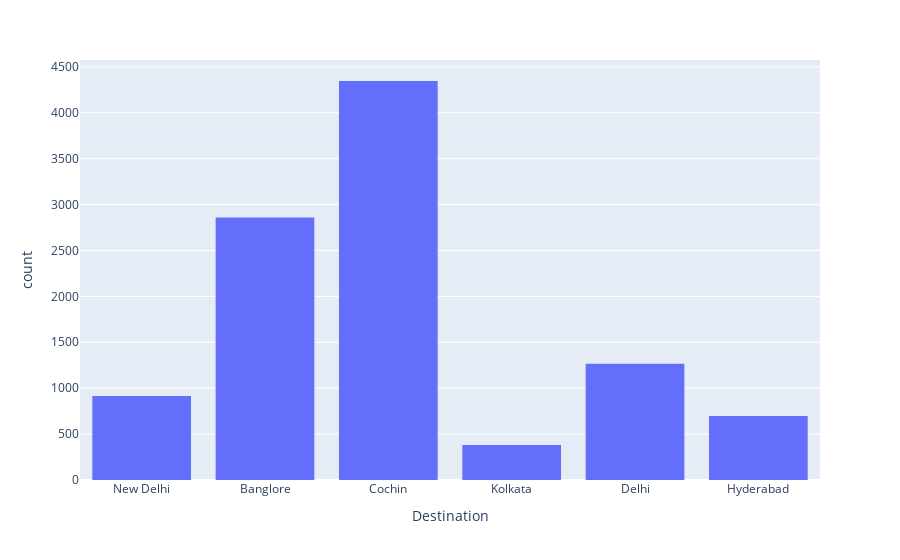

The cell this chart's notebook holds for it:
### Code cell
px.histogram(data_frame=df , x = "Destination")

### Figure 1 — Plotly figure (JSON) as saved in the notebook; plotly's stock layout.template omitted (floating-point values rounded to 4 significant figures; data arrays with more than 128 entries replaced by an {"elided": "..."} marker saying what was removed)
{"data": [{"alignmentgroup": "True", "bingroup": "x", "hovertemplate": "Destination=%{x}<br>count=%{y}<extra></extra>", "legendgroup": "", "marker": {"color": "#636efa", "pattern": {"shape": ""}}, "name": "", "offsetgroup": "", "orientation": "v", "showlegend": false, "type": "histogram", "x": {"elided": "10463 str values"}, "xaxis": "x", "yaxis": "y"}], "layout": {"barmode": "relative", "legend": {"tracegroupgap": 0}, "margin": {"t": 60}, "xaxis": {"anchor": "y", "domain": [0, 1], "title": {"text": "Destination"}}, "yaxis": {"anchor": "x", "domain": [0, 1], "title": {"text": "count"}}}}
